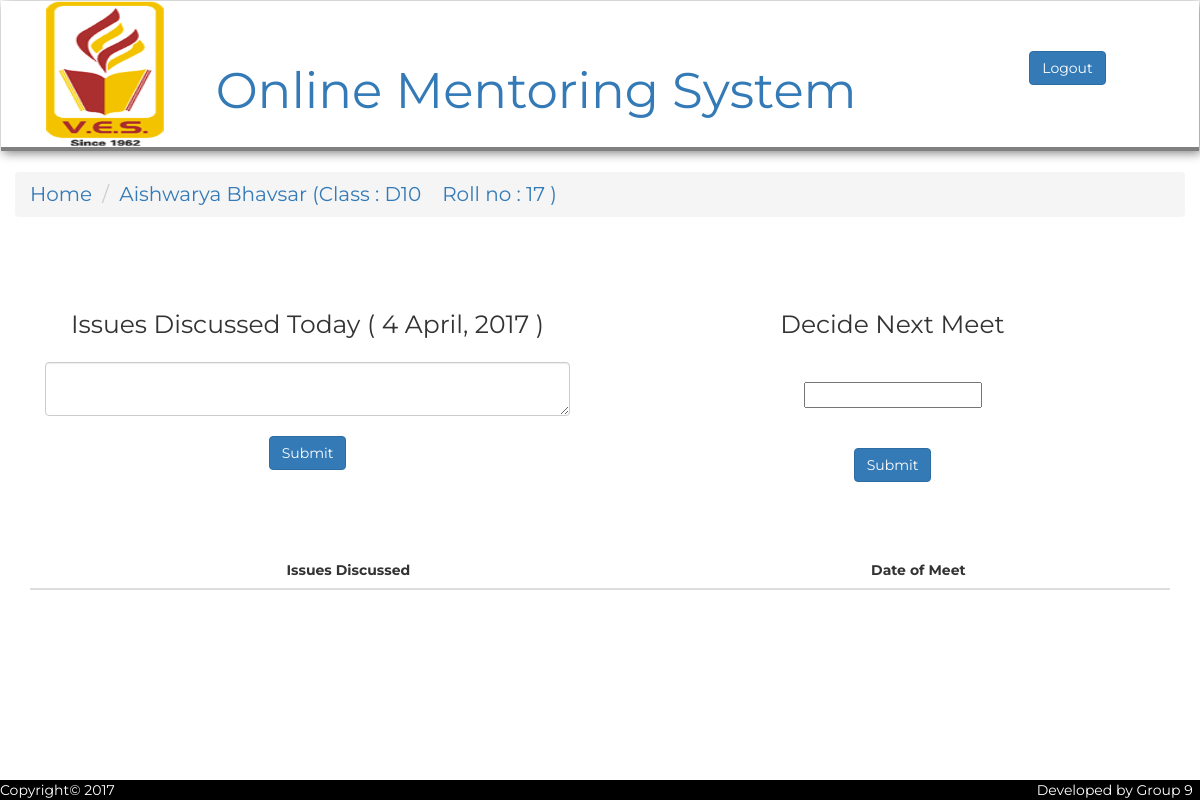
Screenshot of /html/profile.php?email=2015aishwarya.bhavsar@ves.ac.in (signed in) with the database file from the repository.
### tables this page shows
CREATE TABLE `mentee` (
  `email` varchar(40) NOT NULL,
  `name` varchar(30) NOT NULL,
  `class` varchar(4) NOT NULL,
  `roll_no` int(100) NOT NULL,
  `mentor` varchar(30) DEFAULT NULL
);

### html/profile.php (the view, shortened to what this page needs)
<!DOCTYPE html>
<html lang="en">
<head>
	<link rel="stylesheet" href="../bootstrap/css/bootstrap.min.css">
	<link href="../css/header.css" rel="stylesheet">
	<link href="../css/profile.css" rel="stylesheet">
	<link rel="stylesheet" href="../css/footer.css">
	<link rel="stylesheet" href="//code.jquery.com/ui/1.12.1/themes/base/jquery-ui.css">
</head>
<body>
<?php require 'header.php';
    require '../php/dp.php';
     $res = mysqli_query($con,"select name,class,roll_no from mentee where email = '".$_GET['email']."'");
     $a = mysqli_fetch_assoc($res);
      $name = $a['name'];
      $clss = $a['class'];
      $roll = $a['roll_no'];
    ?>
<div class="container class_name">
	<ul class="breadcrumb">
	    <li><a href="mentorpage.php">Home</a></li>
	    <li><a href="studentprofile.php/email=<?php echo $_GET['email'] ?>"><?php echo $name." (Class : ".$clss." &nbsp&nbsp Roll no : ".$roll." )"; ?></a></li>
	</ul>
</div>
<div class="container issue">
	<div class="row">
		<div class="col-md-6">
			<div class="col-md-12 text_header">
				Issues Discussed Today ( <?php echo date("j F, Y"); ?> )
			</div>
			<div class="col-md-12 issuebox">
				<textarea maxlength="100" cols="30" class="form-control" class="textarea"></textarea>
			</div>
			<div class="btn_div">
				<button class="btn btn-default btn-primary" onclick="submit_issue()">Submit</button>
			</div>
		</div>
		<div class="col-md-6">
			<div class="col-md-12 text_header">
				Decide Next Meet
			</div>
			<div class="col-md-12 datebox">
				<input type="text" id="datepicker"  class="date">
			</div>
			<div class="btn_div">
				<button class="btn btn-default btn-primary" onclick="next_meet()">Submit</button>
			</div>
		</div>
	</div>
</div>
<div class="container table_container">
	<table class="table table-striped">
    <thead>
      <tr>
        <th>Issues Discussed</th>
		    <th>Date of Meet</th>
      </tr>
    </thead>
    </table>
</div>
<?php require'footer.php' ?>
</body>
</html>

### css/header.css (style rules this page uses)
body { font-family: 'Montserrat', sans-serif; }

### css/profile.css (style rules this page uses)
.class_name { font-size: 20px; margin: 20px 0px; width: 100%; }
.table,th { text-align: center; }
.text_header { text-align: center; font-size: 25px; }
.datebox { text-align: center; margin: 40px auto; }
.issue { margin: 70px auto; text-align: center; }
.issuebox { margin : 20px auto; }
.table_container { margin-bottom: 50px; }

### css/footer.css (style rules this page uses)
html,body { height: 100%; }

### rows the page displays
mentee: name "Aishwarya Bhavsar", class "D10", roll_no "17"
